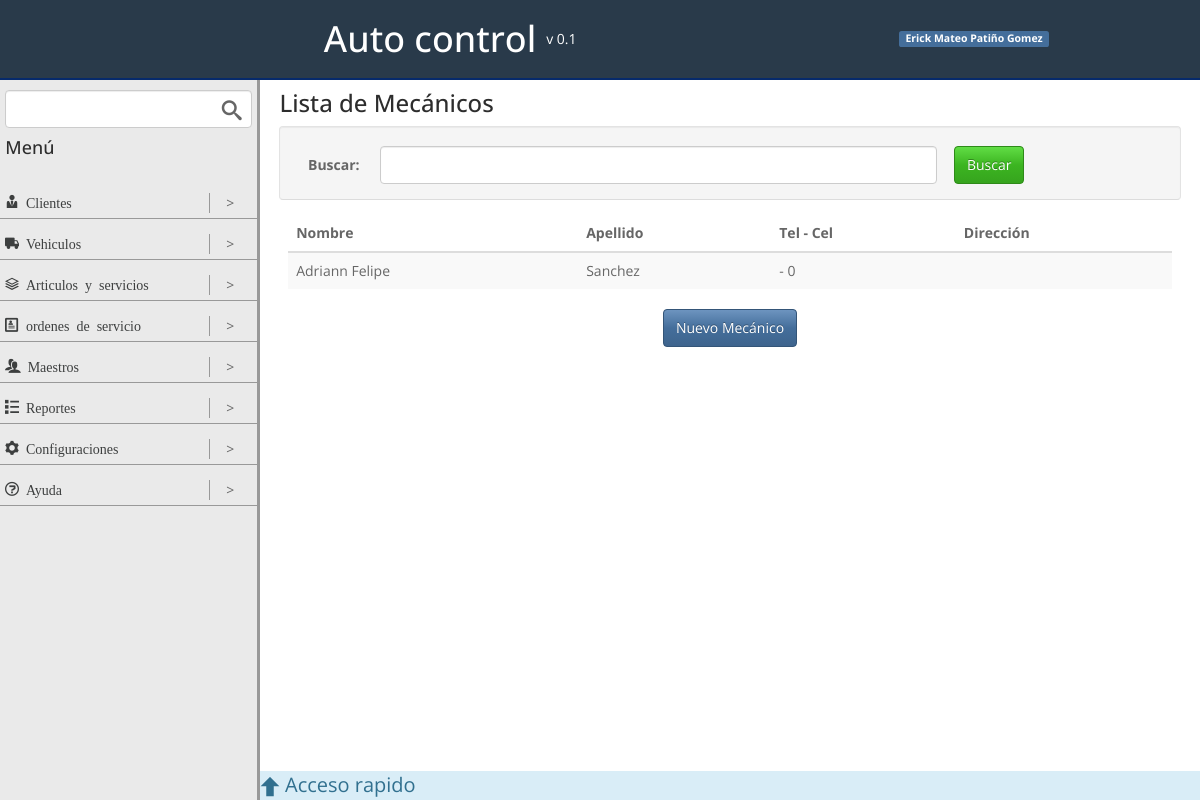
The app's page /mecanicos/ with its own data.
### maestros/models.py (models this page shows, shortened)
class mecanicoModel(models.Model):
	nombre = models.CharField(max_length=50)
	apellido = models.CharField(max_length=50)
	telefono = models.CharField(max_length=20, blank=True, null=True)
	celular = models.CharField(max_length=20)
	direccion = models.CharField(max_length=50, blank=True, null=True)
	activo = models.BooleanField(default=True)

### maestros/views.py (the view)
# urls.py: url(r'^mecanicos/$', listMecanicosView.as_view(), name = 'list_mecanicos'),
class listMecanicosView(ListView):
	template_name = 'list_mecanicos.html'
	model = mecanicoModel
	context_object_name = 'mecanicos'
	paginate_by = 10

### maestros/templates/list_mecanicos.html (shortened to what this page needs)
{% extends "base.html" %}
{% block contentViewTitle %}
	<h3>Lista de Mecánicos</h3>
{% endblock contentViewTitle %}
{% block content %}
	<div class="row well actions-top middle">
		<div class="col-1">
			<label for="">Buscar:</label>
		</div>
		<div class="col-8">
			<input type="text" class="form-control" placeholder="">
		</div>
		<div class="col-3">
			<input type="submit" class="btn btn-success" value="Buscar">
		</div>
	</div>
	<table class="table table-striped table-hover ">
		<thead>
			<tr>
				<th>Nombre</th>
				<th>Apellido</th>
				<th>Tel - Cel</th>
				<th>Dirección</th>
			</tr>
		</thead>
		<tbody>
		{% for mecanico in mecanicos %}
			<tr>
				<td>{{ mecanico.nombre }}</td>
				<td>{{ mecanico.apellido }}</td>
				<td>{{ mecanico.telefono }} - {{ mecanico.celular }}</td>
				<td>{{ mecanico.direccion }}</td>
			</tr>
		{% endfor %}
		</tbody>
	</table>
	<div class="row center">
		<a class='btn btn-primary' href="{% url 'create_mecanicos' %}">Nuevo Mecánico</a>
	</div>
{% endblock content %}

### static/css/styles.css (style rules this page uses)
.row { box-sizing:border-box;display:-webkit-flex;display:-ms-flexbox;display:-webkit-box;display:flex;-webkit-flex:0 1 auto;-ms-flex:0 1 auto;-webkit-box-flex:0;flex:0 1 auto;-webkit-flex-direction:row;-ms-flex-direction:row;-webkit-box-orient:horizontal;-webkit-box-direction:normal;flex-direction:row;-webkit-flex-wrap:wrap;-ms-flex-wrap:wrap;flex-wrap:wrap;margin-right:-1%;margin-left:-1% }
.col-0,.col-1,.col-2,.col-3,.col-4,.col-5,.col-6,.col-7,.col-8,.col-9,.col-10,.col-11,.col-12 { box-sizing:border-box;-webkit-flex:0 0 auto;-ms-flex:0 0 auto;-webkit-box-flex:0;flex:0 0 auto;padding-right:1%;padding-left:1% }
.col-1 { -ms-flex-preferred-size:8.333%;-webkit-flex-basis:8.333%;flex-basis:8.333%;max-width:8.333% }
.col-3 { -ms-flex-preferred-size:25%;-webkit-flex-basis:25%;flex-basis:25%;max-width:25% }
.col-8 { -ms-flex-preferred-size:66.667%;-webkit-flex-basis:66.667%;flex-basis:66.667%;max-width:66.667% }
.center { -webkit-justify-content:center;-ms-flex-pack:center;-webkit-box-pack:center;justify-content:center;text-align:center }
.middle { -webkit-align-items:center;-ms-flex-align:center;-webkit-box-align:center;align-items:center }
html,body { height:100% }
h1,h2,h3,h4 { margin:0 }
a { color:#3d3f3f;text-decoration:none }
label { margin:0 }
input { margin:0 }
input[type="text"] { width:100% }
.actions-top { margin-top:10px;padding-bottom:15px;border-bottom:1px solid #dcdcdc;margin-bottom:15px }

### records on screen
mecanicoModel: nombre "Adriann Felipe", apellido "Sanchez", celular "0"
